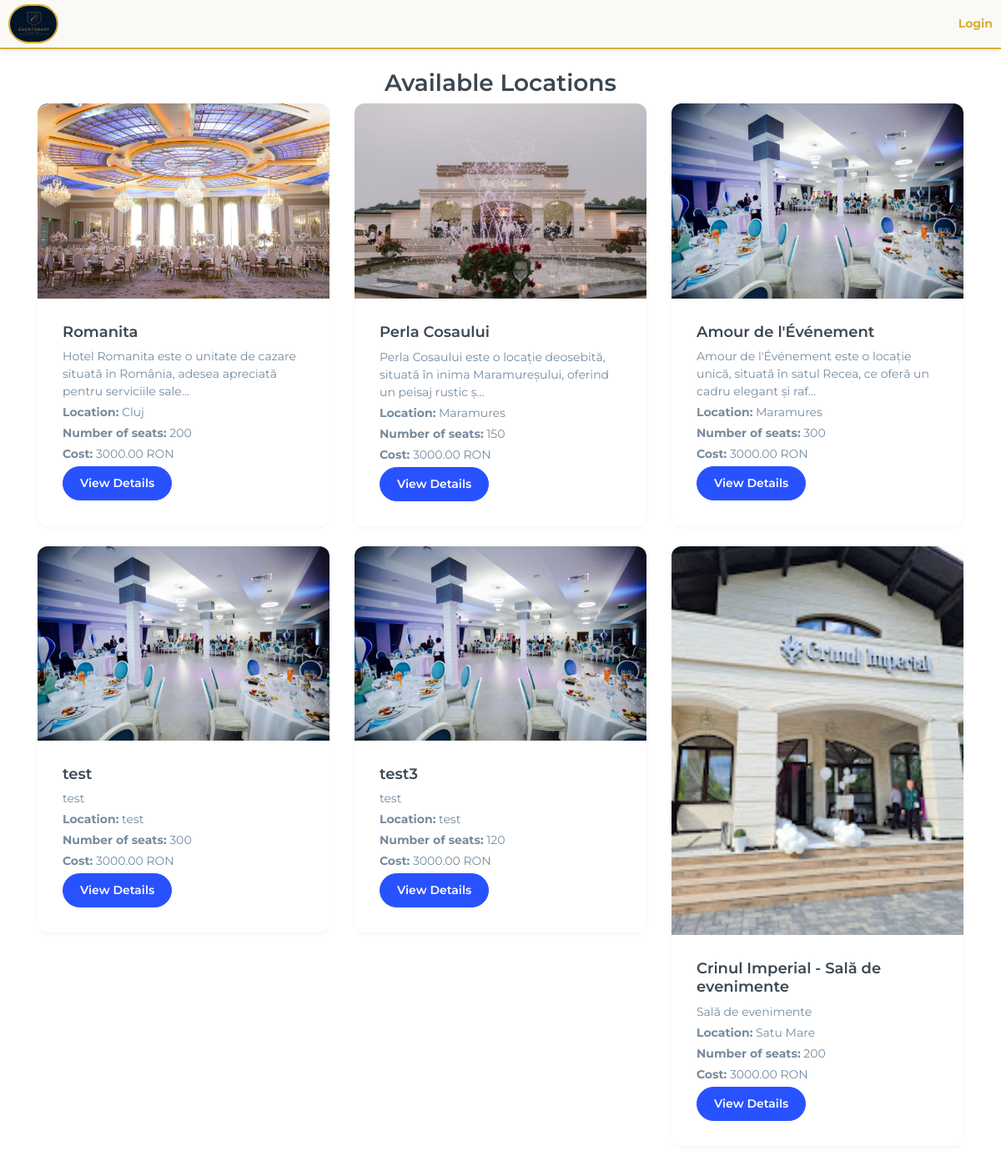
Page /locations/ on the committed database.
### base/models.py (models this page shows, shortened)
class Location(models.Model):
    owner = models.ForeignKey(User, on_delete=models.SET_NULL, null=True)
    name = models.CharField(max_length=100)
    description = models.TextField(null=True, blank=True)
    gallery = models.ImageField(upload_to='images/', null=True, blank=True)
    location = models.TextField(max_length=30)
    types = models.ManyToManyField(Type, blank=True)
    seats_numbers = models.IntegerField(null=True, blank=True)
    created_at = models.DateTimeField(auto_now_add=True)
    cost = models.DecimalField(max_digits=12, decimal_places=2,default=3000)
    number = models.CharField(max_length=20, default="+(40) 74 83 64 823")

### base/views.py (the view)
def locations_list(request):
    locations = Location.objects.all()
    return render(request, 'base/locations_list.html', {'locations': locations})

### base/context_processors.py (called while the page is built)
def media_url(request):
    return {
        'MEDIA_URL': settings.MEDIA_URL
    }

### base/templates/base/locations_list.html
{% extends 'main.html' %}
{% block content %}
<div class="container mt-4">
    <h2 class="text-center">Available Locations</h2>
    <div class="row">
        {% for location in locations %}
            <div class="col-md-4">
                <div class="card mb-4">
                    {% if location.gallery %}
                        <img src="{{ location.gallery.url }}" class="card-img-top" alt="{{ location.name }}">
                    {% else %}
                        <img src="https://via.placeholder.com/300" class="card-img-top" alt="Placeholder">
                    {% endif %}
                    <div class="card-body">
                        <h5 class="card-title">{{ location.name }}</h5>
                        <p class="card-text">{{ location.description|truncatechars:100 }}</p>
                        <p><strong>Location:</strong> {{ location.location }}</p>
                        <p><strong>Number of seats:</strong> {{ location.seats_numbers }}</p>
                        <p><strong>Cost:</strong> {{ location.cost }} RON</p>
                        <a href="#" class="btn btn-primary">View Details</a>
                    </div>
                </div>
            </div>
        {% empty %}
            <p class="text-center">Currently, there are no available locations.</p>
        {% endfor %}
    </div>
</div>
{% endblock %}

### static/css/styles.css (style rules this page uses)
.card p { margin-bottom: 4px; font-size: 14px; }
body { font-family: Arial, sans-serif; background-color: #FAF9F6; margin: 0; }
a { color: #D4AF37; text-decoration: none; }
.task_manager span, a { margin-left: auto; }
:root { --primary-color: #2E8B57; --secondary-color: #D4AF37; --text-color: #002B5B; }

### templates/navbar.html (style rules this page uses)
body { overflow-x: hidden; }

### rows in the picture
Location: gallery (picture), name "Romanita", description "Hotel Romanita este o unitate de cazare situată în România, adesea apreciată pentru serviciile sale…", location "Cluj", seats_numbers "200", cost "3000.00"
Location: gallery (picture), name "Perla Cosaului", description "Perla Cosaului este o locație deosebită, situată în inima Maramureșului, oferind un peisaj rustic ș…", location "Maramures", seats_numbers "150", cost "3000.00"
Location: gallery (picture), name "Amour de l'Événement", description "Amour de l'Événement este o locație unică, situată în satul Recea, ce oferă un cadru elegant și raf…", location "Maramures", seats_numbers "300", cost "3000.00"
Location: gallery (picture), name "test", description "test", location "test", seats_numbers "300", cost "3000.00"
Location: gallery (picture), name "test3", description "test", location "test", seats_numbers "120", cost "3000.00"
Location: gallery (picture), name "Crinul Imperial - Sală de evenimente", description "Sală de evenimente", location "Satu Mare", seats_numbers "200", cost "3000.00"
